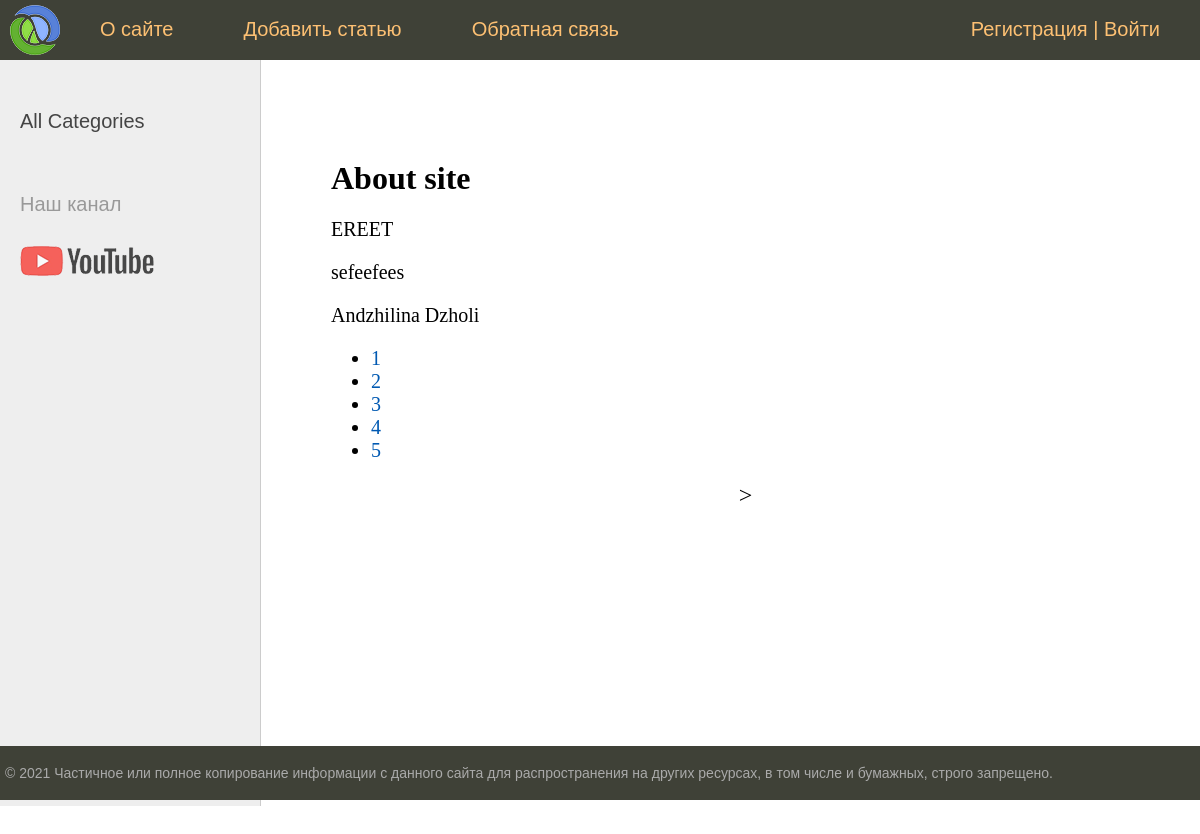
The page /about/ on the database its author committed.
### women/models.py (models this page shows, shortened)
class Women(models.Model):
    title = models.CharField(max_length=255, verbose_name='Заголовок') # 'vervose_name' is alternative name for admin panel
    slug = models.SlugField(max_length=255, unique=True, db_index=True, verbose_name='URL')
    content = models.TextField(blank=True)
    photo = models.ImageField(upload_to='photos/%Y/%m/%d/')
    time_create = models.DateTimeField(auto_now_add=True)
    time_update = models.DateTimeField(auto_now=True)
    is_published = models.BooleanField(default=True)
    cat = models.ForeignKey('Category', on_delete=models.PROTECT)  # If add - related_name='get_posts', then we can use not "c.women_set.all()" but "c.get_posts.all()"
    def __str__(self):
        return self.title
    class Meta:
        verbose_name = 'Famous Women' # Add to end of name symbol 's'
        verbose_name_plural = 'Famous women' # So as not be symbol 's'
        ordering = ['-time_create', 'title'] # Sorting (and in the admin panel and on the site)

### women/views.py (the view)
# urls.py: path('about/', about, name='about'),
def about(request):
    contact_list = Women.objects.all()
    paginator = Paginator(contact_list, 3)
    page_number = request.GET.get('page')
    page_obj = paginator.get_page(page_number)
    return render(request, 'women/about.html', {'page_obj': page_obj, 'menu': menu, 'title': 'About site'})

### women/models.py (called while the page is built)
    def get_absolute_url(self):
        return reverse('category', kwargs={'cat_slug': self.slug}) # pk is internal attribute of Model. It's 'primary key'

### women/templatetags/women_tags.py (called while the page is built)
@register.inclusion_tag('women/list_categories.html')
def show_categories(sort=None, cat_selected=0):
    if not sort:
        cats = Category.object.all()
    else:
        cats = Category.objects.order_by(sort)
    return {'cats': cats, 'cat_selected': cat_selected}

### women/templates/women/about.html
{% extends 'women/base.html' %}
{% block content %}
<h1>{{title}}</h1>
{% for contact in page_obj %}
<p>{{ contact }}</p>
{% endfor %}
<nav>
    <ul>
        {% for p in page_obj.paginator.page_range %}
        <li>
            <a href="?page={{ p }}">{{ p }}</a>
        </li>
        {% endfor %}
    </ul>
</nav>
{% endblock %}

### women/static/women/css/styles.css (style rules this page uses)
html, body { font-family: 'Arial'; margin: 0; padding: 0; height: 100%; width: 100%; color: #444; }
a { color: #0059b2; text-decoration: none; }
.content-text h1 { font-size: 32px; }

### rows shown on the page
Women: title "EREET"
Women: title "sefeefees"
Women: title "Аndzhilina Dzholi"

### other values the page prints
{{ m.title }} "О сайте" "Добавить статью" "Обратная связь"
{{ title }} "About site"
{{ p }} "1" "2" "3" "4" "5"
